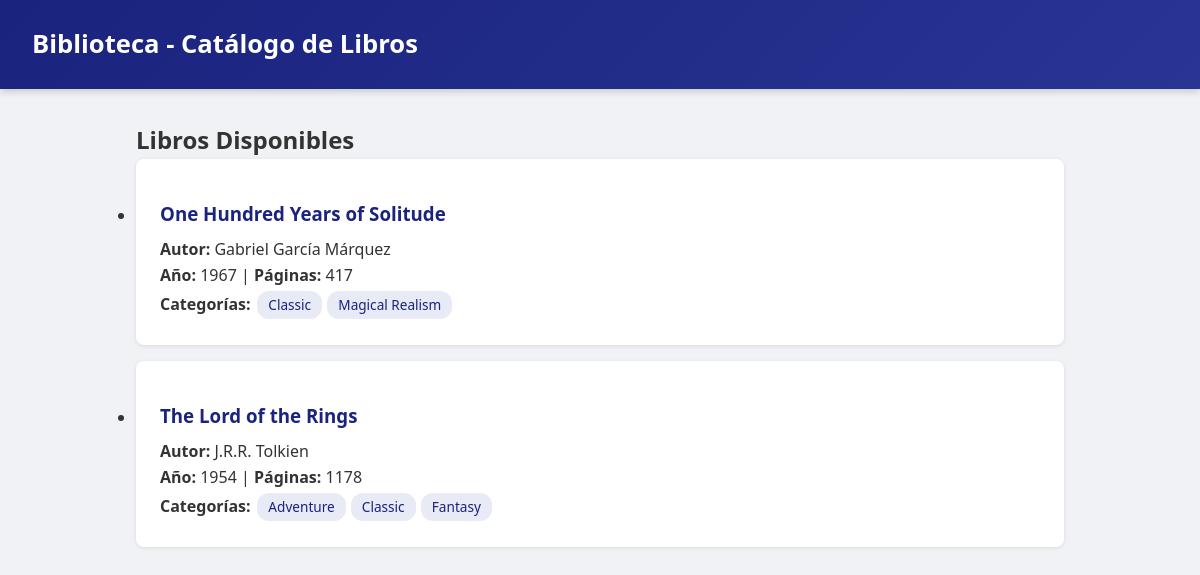
The page / on the database its author committed.
### library/models.py (models this page shows, shortened)
class Book(models.Model):
    title = models.CharField(max_length=300)
    isbn = models.CharField(max_length=13, unique=True, help_text='ISBN-13')
    publication_year = models.IntegerField()
    pages = models.PositiveIntegerField()
    cover_image = models.ImageField(upload_to='book_covers/', blank=True, null=True)
    author = models.ForeignKey(
        Author,
        on_delete=models.PROTECT,
        related_name='books',
        help_text='Author of this book'
    )
    categories = models.ManyToManyField(
        Category,
        related_name='books',
        blank=True
    )
    publishers = models.ManyToManyField(
        Publisher,
        through='Publication',
        related_name='books',
        blank=True
    )
    class Meta:
        verbose_name = 'Book'
        verbose_name_plural = 'Books'
        ordering = ['title']
        indexes = [
            models.Index(fields=['title'], name='idx_book_title'),
            models.Index(fields=['isbn'], name='idx_book_isbn'),
        ]

class Author(models.Model):
    first_name = models.CharField(max_length=100)
    last_name = models.CharField(max_length=100)
    date_of_birth = models.DateField(null=True, blank=True)
    nationality = models.CharField(max_length=100, blank=True)
    class Meta:
        verbose_name = 'Author'
        verbose_name_plural = 'Authors'
        ordering = ['last_name', 'first_name']
    def __str__(self):
        return f"{self.first_name} {self.last_name}"

class Category(models.Model):
    name = models.CharField(max_length=100, unique=True)
    description = models.TextField(blank=True, default='')
    class Meta:
        verbose_name = 'Category'
        verbose_name_plural = 'Categories'
        ordering = ['name']

### library/views.py (the view)
# urls.py: path('', views.BookListView.as_view(), name='book-list'),
class BookListView(ListView):
    model = Book
    template_name = 'library/book_list.html'
    context_object_name = 'books'
    paginate_by = 10

### library/templates/library/book_list.html (shortened to what this page needs)
{% extends "library/base.html" %}
{% block content %}
<h2>Libros Disponibles</h2>
{% if books %}
    <ul>
    {% for book in books %}
        <li class="card">
            <h3><a href="{% url 'library:book-detail' book.pk %}">{{ book.title }}</a></h3>
            <p><strong>Autor:</strong> {{ book.author }}</p>
            <p><strong>Año:</strong> {{ book.publication_year }} | <strong>Páginas:</strong> {{ book.pages }}</p>
            {% if book.categories.exists %}
                <p><strong>Categorías:</strong> {% for cat in book.categories.all %}<span class="badge">{{ cat.name }}</span>{% endfor %}</p>
            {% endif %}
        </li>
    {% endfor %}
    </ul>
{% else %}
    <p class="card">No hay libros registrados en el catálogo.</p>
{% endif %}
{% endblock %}

### library/templates/library/base.html (shortened to what this page needs)
<!DOCTYPE html>
<html lang="es">
<head>
</head>
<body>
    <header>
        <h1>{% block header %}Biblioteca - Catálogo de Libros{% endblock %}</h1>
    </header>
    <main>
        {% block content %}{% endblock %}
    </main>
</body>
</html>

### library/templates/library/base.html (style rules this page uses)
* { margin: 0; padding: 0; box-sizing: border-box; }
body { font-family: 'Segoe UI', Tahoma, Geneva, Verdana, sans-serif; background: #f0f2f5; color: #333; line-height: 1.6; }
header { background: linear-gradient(135deg, #1a237e, #283593); color: white; padding: 1.5rem 2rem; box-shadow: 0 2px 8px rgba(0,0,0,0.2); }
header h1 { font-size: 1.6rem; }
main { max-width: 960px; margin: 2rem auto; padding: 0 1rem; }
a { color: #1a237e; text-decoration: none; }
.card { background: white; border-radius: 8px; padding: 1.5rem; margin-bottom: 1rem; box-shadow: 0 1px 4px rgba(0,0,0,0.1); }
.card h3 { margin: 1rem 0 0.5rem; color: #283593; }
.badge { display: inline-block; background: #e8eaf6; color: #1a237e; padding: 0.2rem 0.7rem; border-radius: 12px; font-size: 0.85rem; margin: 0.15rem; }

### rows shown on the page
Book: title "One Hundred Years of Solitude", author "Gabriel García Márquez", publication_year "1967", pages "417"
Category: name "Classic"
Category: name "Magical Realism"
Book: title "The Lord of the Rings", author "J.R.R. Tolkien", publication_year "1954", pages "1178"
Category: name "Adventure"
Category: name "Fantasy"
